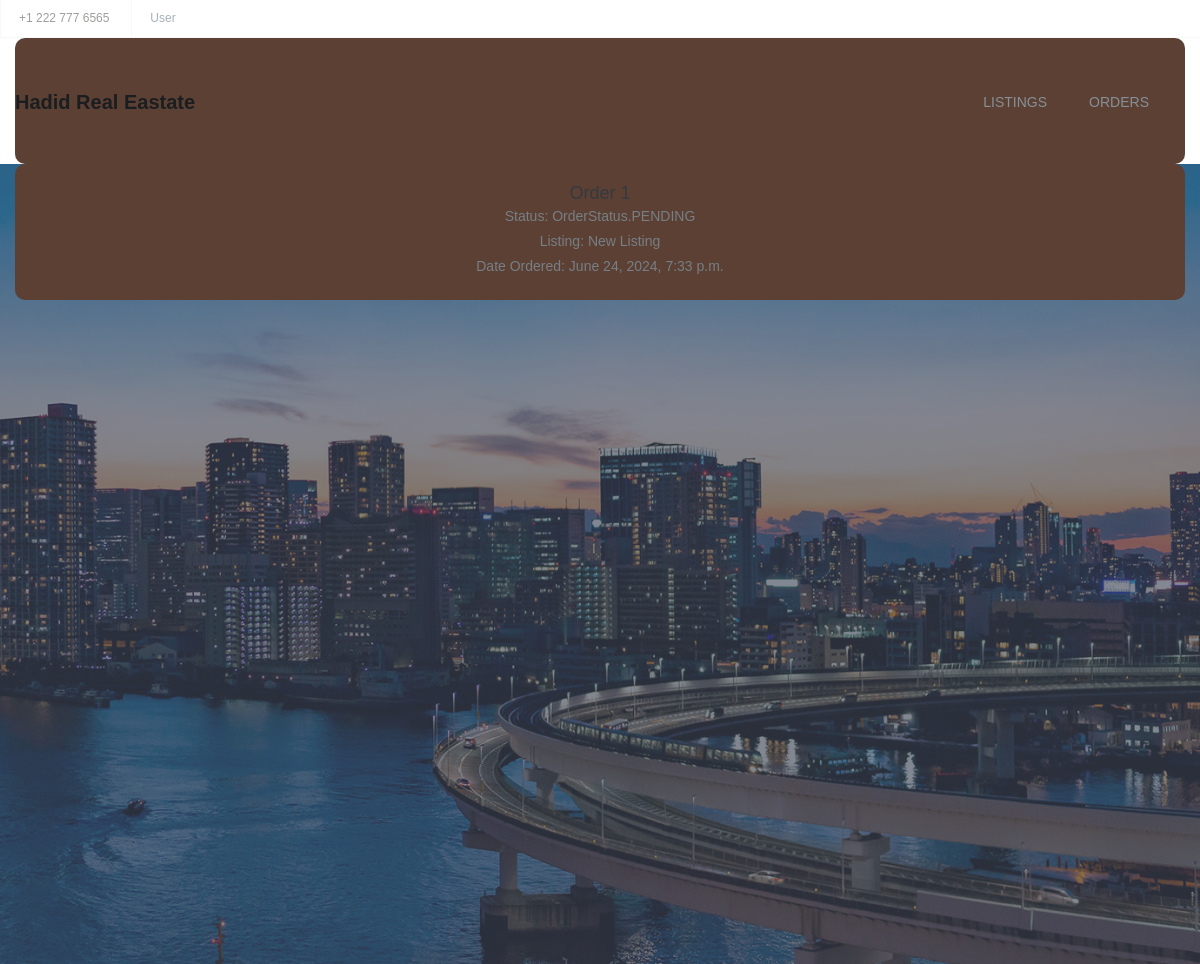
The page /orders/1/ (signed in) on the database its author committed.
### accounts/models.py (models this page shows, shortened)
class User(AbstractBaseUser, PermissionsMixin):
    username_validator = UnicodeUsernameValidator()
    username = models.CharField(
        verbose_name=_("username"),
        max_length=150,
        unique=True,
        validators=[username_validator],
        error_messages={
            "unique": _("A user with that username already exists."),
        },
    )
    email = models.EmailField(verbose_name=_("email address"), blank=True)
    first_name = models.CharField(verbose_name=_("first name"), max_length=150, blank=True)
    last_name = models.CharField(verbose_name=_("last name"), max_length=150, blank=True)
    requested_reset_password = models.BooleanField(
        _('User has requested a password reset'),
        default=False,
        help_text=_('This will allow the admin to allow a password reset')
    )
    allowed_password_request = models.BooleanField(
        _('User has been granted a password reset'),
        default=False,
        help_text=_('This will allow the the user to perform password reset')
    )
    is_staff = models.BooleanField(
        _('staff status'),
        default=False,
        help_text=_('Designates whether the user can log into this admin site.'),
    )
    is_active = models.BooleanField(
        _('active'),
        default=True,
        help_text=_(
            'Designates whether this user should be treated as active. '
            'Unselect this instead of deleting accounts.'
        ),
    )
    is_superuser = models.BooleanField(
        _('superuser status'),
        default=False,
        help_text=_('Designates that this user has all permissions without explicitly assigning them.'),
    )
    objects = UserManager()
    USERNAME_FIELD = 'username'
    REQUIRED_FIELDS = ['email']
    class Meta:
        verbose_name = _("user")
        verbose_name_plural = _("users")

### orders/models.py (models this page shows, shortened)
class Order(models.Model):
    user = models.ForeignKey(User, on_delete=models.CASCADE)
    listing = models.ForeignKey(Listing, on_delete=models.CASCADE)
    date_ordered = models.DateTimeField(auto_now_add=True)
    status = models.CharField(
        max_length=20,
        choices=[(status.name, status.value) for status in OrderStatus],
        default=OrderStatus.PENDING.name
    )
    created_on = models.DateTimeField(auto_now_add=True, null=True)

### listings/models.py (models this page shows, shortened)
class Listing(models.Model):
    title = models.CharField(max_length=200)
    description = models.TextField()
    price = models.DecimalField(max_digits=10, decimal_places=2)
    available = models.BooleanField(default=True)
    main_img = models.ImageField(upload_to='images/', blank=True, null=True)
    created_at = models.DateTimeField(auto_now_add=True)
    updated_at = models.DateTimeField(auto_now=True)
    reserved_by_id = models.IntegerField(null=True, blank=True)
    status = models.CharField(
        max_length=20,
        choices=[(status.name,status.value) for status in OrderStatus],
        default= OrderStatus.PENDING.name
    )

### orders/views.py (the view)
# urls.py: path('<int:pk>/', views.order_detail, name='order_detail'),
@login_required
def order_detail(request, pk):
    order = get_object_or_404(Order, pk=pk)
    return render(request, 'orders/order_detail.html', {'order': order})

### orders/models.py (called while the page is built)
@receiver(post_init, sender=Order)
def check_and_update_order_status_on_fetch(sender, instance, **kwargs):
    if instance.status == OrderStatus.PENDING.name and instance.date_ordered < timezone.now():
        instance.status = OrderStatus.CANCELED.name
        instance.save()

### real_estate/templates/orders/order_detail.html
{% extends 'base.html' %}
{% block content %}
  <h2>Order {{ order.id }}</h2>
  <p>Status: {{ order.status }}</p>
  <p>Listing: {{ order.listing.title }}</p>
  <p>Date Ordered: {{ order.date_ordered }}</p>
{% endblock %}

### real_estate/templates/base.html (shortened to what this page needs)
{% load static %}
<!DOCTYPE html>
<html lang="en">
<head>
    <link rel="stylesheet" href="{% static 'css/mystyle.css' %}">
    <link rel="stylesheet" href="{% static 'css/font-awesome.min.css' %}">
    <link rel="stylesheet" href="{% static 'css/linearicons.css' %}">
    <link rel="stylesheet" href="{% static 'css/animate.css' %}">
    <link rel="stylesheet" href="{% static 'css/flaticon.css' %}">
    <link rel="stylesheet" href="{% static 'css/slick.css' %}">
    <link rel="stylesheet" href="{% static 'css/slick-theme.css' %}">
    <link rel="stylesheet" href="{% static 'css/bootstrap.min.css' %}">
    <link rel="stylesheet" href="{% static 'css/bootsnav.css' %}">
    <link rel="stylesheet" href="{% static 'css/style.css' %}">
    <link rel="stylesheet" href="{% static 'css/responsive.css' %}">
</head>
<body>
<header id="header-top" class="header-top">
    <ul>
        <li class="head-responsive-right">
            <div class="header-top-right">
                <ul>
                    <li class="header-top-contact">
                        +1 222 777 6565
                    </li>
                    {% if user.is_authenticated %}
                        <li class="header-top-contact">
                            <form method="post" action="{% url 'logout' %}">
                                <a type="submit">
                                    {{ user.username }}
                                </a>
                            </form>
                        </li>
                    {% else %}
                        <li class="scroll">
                            <a href="{% url 'login' %}">Login</a>
                        </li>
                    {% endif %}
                </ul>
            </div>
        </li>
    </ul>
</header>
<section class="top-area">
    <div class="header-area">
        <nav class="navbar navbar-default bootsnav  navbar-sticky navbar-scrollspy" data-minus-value-desktop="70"
             data-minus-value-mobile="55" data-speed="1000">
            <div class="container">
                <div class="navbar-header">
                    <a class="navbar-brand" href="{% url 'listing_list' %}">
                        Hadid real eastate
                    </a>
                </div>
                <div class="collapse navbar-collapse menu-ui-design" id="navbar-menu">
                    <ul class="nav navbar-nav navbar-right" data-in="fadeInDown" data-out="fadeOutUp">
                        <li class="scroll">
                            <a class="nav-link" href="{% url 'listing_list' %}">Listings</a>
                        </li>
                        {% if user.is_authenticated %}
                            <li class="scroll">
                                <a class="nav-link" href="{% url 'order_list' %}">Orders</a>
                            </li>
                        {% endif %}
                    </ul>
                </div>
            </div>
        </nav>
    </div>
</section>
<section id="home" class="welcome-hero">
    <div class="container">
        {% block content %}{% endblock %}
    </div>
</section>
</body>
</html>

### real_estate/static/css/mystyle.css (style rules this page uses)
body { font-family: 'Helvetica Neue', Arial, sans-serif; background-color: #5C4033; color: #050505; }
.container { max-width: 1200px; margin: auto; background-color: #5C4033; padding: 20px; border-radius: 10px; color: #050505; }

### listings/static/css/bootsnav.css (style rules this page uses)
nav.bootsnav .container { position: relative; }
nav.navbar.bootsnav { margin-bottom: 0; -moz-border-radius: 0px; -webkit-border-radius: 0px; -o-border-radius: 0px; border-radius: 0px; background-color: #fff; border: none; border-bottom: solid 1px #e0e0e0; z-index: 9; }
nav.navbar.bootsnav ul.nav > li > a { color: #6f6f6f; background-color: transparent; outline: none; margin-bottom: -2px; }
body { -webkit-transition: all 0.3s ease-in-out; -moz-transition: all 0.3s ease-in-out; -o-transition: all 0.3s ease-in-out; -ms-transition: all 0.3s ease-in-out; transition: all 0.3s ease-in-out; }
.wrap-sticky nav.navbar.bootsnav { position: absolute; width: 100%; left: 0; top: 0; }
@media (min-width: 1024px) { nav.navbar.bootsnav ul.nav > li > a { padding: 30px 15px; font-weight: 600; } }

### listings/static/css/style.css (style rules this page uses)
* { padding: 0; margin: 0; }
* { -webkit-box-sizing:border-box; -moz-box-sizing:border-box; -o-box-sizing:border-box; -ms-box-sizing:border-box; box-sizing:border-box; }
body { font-family: 'Poppins', sans-serif; font-size:14px; color:#a09e9c; text-transform:initial; max-width:1920px; margin:0 auto; overflow-x:hidden; }
a,a:hover,a:active,a:focus { display:inline-block; text-decoration:none; color: #343a3f; font-size:16px; padding:0; font-weight: 500; text-transform: capitalize; }
h1,h2,h3,h4,h5,h6 { margin: 0; color:#343a3f; font-size: 18px; font-weight: 500; text-transform: capitalize; }
p { margin: 0; color:#767f86; font-size:14px; line-height: 1.8; text-transform: initial; }
ul { padding: 0; margin: 0 auto; list-style: none; }
ul li { list-style: none; }
html,body { height: 100%; }
.header-top { border-bottom:1px solid #f6f8fa; }
.header-top ul li { display: inline-block; }
.header-top-left li,.header-top-right li { display: inline-block; }
.select-opt,.header-top-contact { padding: 10px 18px; border-right: 1px solid #f6f8fa; }
.header-top-contact { border-right: 0; border-left: 1px solid #f6f8fa; font-size: 12px; }
.header-top-right ul li a { color:#a7b0ba; font-size: 12px; font-weight: 300; }
nav.navbar.bootsnav { background-color:#fff; border-bottom: transparent; }
.navbar-header a.navbar-brand,.navbar-header a.navbar-brand:hover,.navbar-header a.navbar-brand:focus { display: inline-block; color: #1b1e20; font-size: 20px; font-weight: 700; padding: 34px 0px; text-transform:capitalize; }
nav.navbar.bootsnav ul.nav > li > a { color: #859098; font-size: 14px; font-weight: 500; text-transform:uppercase; -webkit-transition: 0.3s linear; -moz-transition: 0.3s linear; -ms-transition: 0.3s linear; -o-transition: 0.3s linear; transition: 0.3s linear; }
nav.navbar.bootsnav ul.nav > li > a { padding:34px 21px; }
.menu-ui-design { overflow-y:scroll;height: 350px; }
.welcome-hero { position: relative; background:url(../../../real_estate/templates/assets/images/welcome-hero/banner.jpg)no-repeat; background-position:center; background-size:cover; text-align: center; height:800px; z-index: 1; }
.welcome-hero:before { position: absolute; content: " "; top: 0; left: 0; width: 100%; height: 100%; background:rgba(65,73,89,.65); z-index: -1; }

### rows shown on the page
User: username "User"
Order: status "OrderStatus.PENDING", listing "New Listing", date_ordered "June 24, 2024, 7:33 p.m."
